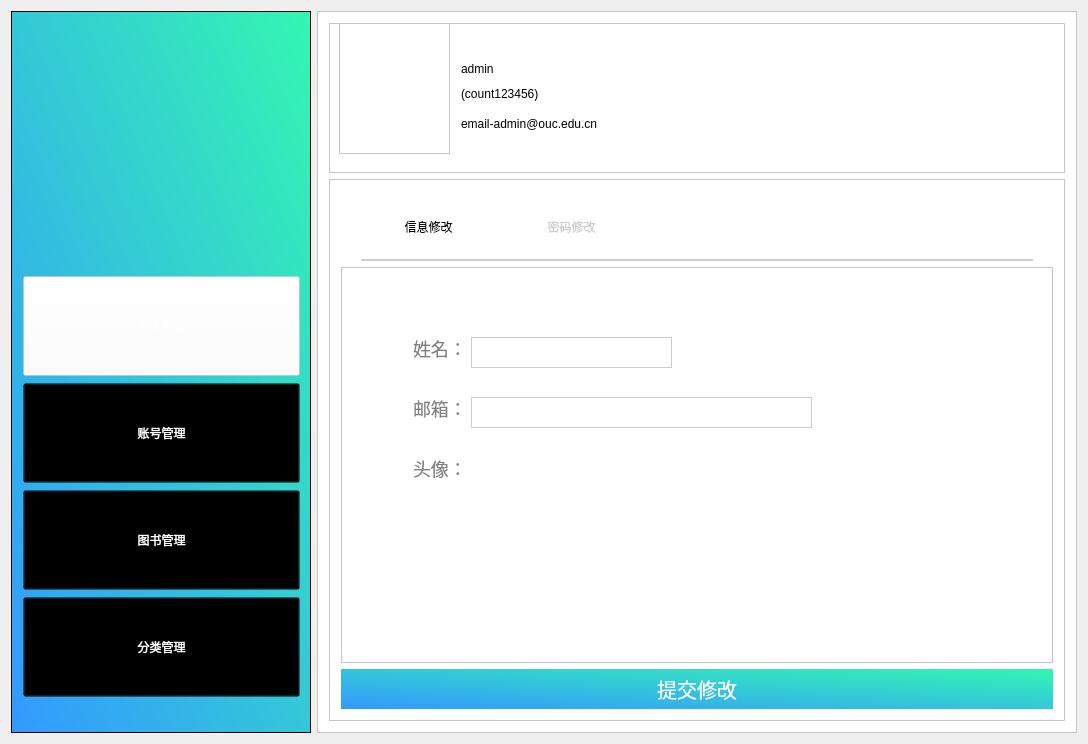
<?xml version="1.0" encoding="UTF-8"?>
<ui version="4.0">
 <class>admin_index</class>
 <widget class="QWidget" name="admin_index">
  <property name="geometry">
   <rect>
    <x>0</x>
    <y>0</y>
    <width>1088</width>
    <height>744</height>
   </rect>
  </property>
  <property name="windowTitle">
   <string>admin_index</string>
  </property>
  <layout class="QHBoxLayout" name="horizontalLayout">
   <item>
    <widget class="QFrame" name="frame">
     <property name="sizePolicy">
      <sizepolicy hsizetype="Fixed" vsizetype="Expanding">
       <horstretch>0</horstretch>
       <verstretch>0</verstretch>
      </sizepolicy>
     </property>
     <property name="minimumSize">
      <size>
       <width>300</width>
       <height>700</height>
      </size>
     </property>
     <property name="styleSheet">
      <string notr="true">
background-color: qlineargradient(spread:pad, x1:0, y1:1, x2:1, y2:0, stop:0 rgba(51, 153, 255,1), stop:1 rgba(52, 246, 177,1));</string>
     </property>
     <property name="frameShape">
      <enum>QFrame::StyledPanel</enum>
     </property>
     <property name="frameShadow">
      <enum>QFrame::Raised</enum>
     </property>
     <widget class="QFrame" name="frame_2">
      <property name="geometry">
       <rect>
        <x>70</x>
        <y>30</y>
        <width>171</width>
        <height>176</height>
       </rect>
      </property>
      <property name="minimumSize">
       <size>
        <width>0</width>
        <height>0</height>
       </size>
      </property>
      <property name="baseSize">
       <size>
        <width>0</width>
        <height>100</height>
       </size>
      </property>
      <property name="styleSheet">
       <string notr="true">image: url(:/Library/images/logo2.png);
background:transparent;</string>
      </property>
      <property name="frameShape">
       <enum>QFrame::StyledPanel</enum>
      </property>
      <property name="frameShadow">
       <enum>QFrame::Raised</enum>
      </property>
     </widget>
     <widget class="QFrame" name="frame_8">
      <property name="geometry">
       <rect>
        <x>0</x>
        <y>230</y>
        <width>301</width>
        <height>491</height>
       </rect>
      </property>
      <property name="styleSheet">
       <string notr="true">background:transparent;</string>
      </property>
      <property name="frameShape">
       <enum>QFrame::StyledPanel</enum>
      </property>
      <property name="frameShadow">
       <enum>QFrame::Raised</enum>
      </property>
      <layout class="QVBoxLayout" name="verticalLayout_6">
       <item>
        <layout class="QVBoxLayout" name="verticalLayout">
         <property name="spacing">
          <number>7</number>
         </property>
         <property name="sizeConstraint">
          <enum>QLayout::SetDefaultConstraint</enum>
         </property>
         <item>
          <widget class="QPushButton" name="btnPersonal">
           <property name="minimumSize">
            <size>
             <width>0</width>
             <height>100</height>
            </size>
           </property>
           <property name="styleSheet">
            <string notr="true">font: 12pt &quot;微软雅黑&quot;;
color:white;
background:transparent;
background-color:rgba(255,255,255,0.4);
cursor:pointer;</string>
           </property>
           <property name="text">
            <string>个人中心</string>
           </property>
          </widget>
         </item>
         <item>
          <widget class="QPushButton" name="btnInformationchange">
           <property name="minimumSize">
            <size>
             <width>0</width>
             <height>100</height>
            </size>
           </property>
           <property name="styleSheet">
            <string notr="true">font: 12pt &quot;微软雅黑&quot;;
color:white;
background:transparent;
cursor:pointer;</string>
           </property>
           <property name="text">
            <string>账号管理</string>
           </property>
          </widget>
         </item>
         <item>
          <widget class="QPushButton" name="btnSearchbook">
           <property name="minimumSize">
            <size>
             <width>0</width>
             <height>100</height>
            </size>
           </property>
           <property name="styleSheet">
            <string notr="true">font: 12pt &quot;微软雅黑&quot;;
color:white;
background:transparent;
cursor:pointer;</string>
           </property>
           <property name="text">
            <string>图书管理</string>
           </property>
          </widget>
         </item>
         <item>
          <widget class="QPushButton" name="pushButton">
           <property name="minimumSize">
            <size>
             <width>0</width>
             <height>100</height>
            </size>
           </property>
           <property name="styleSheet">
            <string notr="true">font: 12pt &quot;微软雅黑&quot;;
color:white;
background:transparent;
cursor:pointer;</string>
           </property>
           <property name="text">
            <string>分类管理</string>
           </property>
          </widget>
         </item>
        </layout>
       </item>
      </layout>
     </widget>
    </widget>
   </item>
   <item>
    <widget class="QFrame" name="frame_3">
     <property name="sizePolicy">
      <sizepolicy hsizetype="Expanding" vsizetype="Expanding">
       <horstretch>0</horstretch>
       <verstretch>0</verstretch>
      </sizepolicy>
     </property>
     <property name="styleSheet">
      <string notr="true">background:white;</string>
     </property>
     <property name="frameShape">
      <enum>QFrame::StyledPanel</enum>
     </property>
     <property name="frameShadow">
      <enum>QFrame::Raised</enum>
     </property>
     <layout class="QVBoxLayout" name="verticalLayout_3">
      <item>
       <widget class="QFrame" name="frame_4">
        <property name="sizePolicy">
         <sizepolicy hsizetype="Expanding" vsizetype="Fixed">
          <horstretch>0</horstretch>
          <verstretch>80</verstretch>
         </sizepolicy>
        </property>
        <property name="minimumSize">
         <size>
          <width>0</width>
          <height>100</height>
         </size>
        </property>
        <property name="maximumSize">
         <size>
          <width>16777215</width>
          <height>150</height>
         </size>
        </property>
        <property name="frameShape">
         <enum>QFrame::StyledPanel</enum>
        </property>
        <property name="frameShadow">
         <enum>QFrame::Raised</enum>
        </property>
        <widget class="QFrame" name="frameHead">
         <property name="geometry">
          <rect>
           <x>10</x>
           <y>0</y>
           <width>111</width>
           <height>131</height>
          </rect>
         </property>
         <property name="styleSheet">
          <string notr="true">image: url(:/Library/images/椭圆 1.png);</string>
         </property>
         <property name="frameShape">
          <enum>QFrame::StyledPanel</enum>
         </property>
         <property name="frameShadow">
          <enum>QFrame::Raised</enum>
         </property>
        </widget>
        <widget class="QLineEdit" name="etSname">
         <property name="geometry">
          <rect>
           <x>130</x>
           <y>20</y>
           <width>81</width>
           <height>51</height>
          </rect>
         </property>
         <property name="sizePolicy">
          <sizepolicy hsizetype="Fixed" vsizetype="Fixed">
           <horstretch>0</horstretch>
           <verstretch>0</verstretch>
          </sizepolicy>
         </property>
         <property name="styleSheet">
          <string notr="true">font: 14pt &quot;微软雅黑&quot;;
border-width:0;
border-style:outset;</string>
         </property>
         <property name="text">
          <string>admin</string>
         </property>
        </widget>
        <widget class="QLineEdit" name="etAnumber">
         <property name="geometry">
          <rect>
           <x>130</x>
           <y>60</y>
           <width>171</width>
           <height>21</height>
          </rect>
         </property>
         <property name="styleSheet">
          <string notr="true">border-width:0;
font: 10pt &quot;微软雅黑&quot;;
border-style:outset;</string>
         </property>
         <property name="text">
          <string>(count123456)</string>
         </property>
        </widget>
        <widget class="QLineEdit" name="etEmail">
         <property name="geometry">
          <rect>
           <x>130</x>
           <y>90</y>
           <width>271</width>
           <height>21</height>
          </rect>
         </property>
         <property name="styleSheet">
          <string notr="true">border-width:0;
font: 9pt &quot;微软雅黑&quot;;
border-style:outset;</string>
         </property>
         <property name="text">
          <string>email-admin@ouc.edu.cn</string>
         </property>
        </widget>
       </widget>
      </item>
      <item>
       <widget class="QFrame" name="frame_5">
        <property name="styleSheet">
         <string notr="true">background:white;</string>
        </property>
        <property name="frameShape">
         <enum>QFrame::StyledPanel</enum>
        </property>
        <property name="frameShadow">
         <enum>QFrame::Raised</enum>
        </property>
        <layout class="QVBoxLayout" name="verticalLayout_4">
         <item>
          <widget class="QFrame" name="frame_6">
           <property name="sizePolicy">
            <sizepolicy hsizetype="Preferred" vsizetype="Maximum">
             <horstretch>0</horstretch>
             <verstretch>0</verstretch>
            </sizepolicy>
           </property>
           <property name="maximumSize">
            <size>
             <width>16777215</width>
             <height>70</height>
            </size>
           </property>
           <property name="styleSheet">
            <string notr="true">border:2px solid #cccccc;
font: 14pt &quot;微软雅黑&quot;;
border-top:0;
border-left:0;
border-right:0;
margin-left:20px;
margin-right:20px;</string>
           </property>
           <property name="frameShape">
            <enum>QFrame::StyledPanel</enum>
           </property>
           <property name="frameShadow">
            <enum>QFrame::Raised</enum>
           </property>
           <widget class="QPushButton" name="pushButton_6">
            <property name="geometry">
             <rect>
              <x>22</x>
              <y>10</y>
              <width>131</width>
              <height>51</height>
             </rect>
            </property>
            <property name="styleSheet">
             <string notr="true">border:none;
</string>
            </property>
            <property name="text">
             <string>信息修改</string>
            </property>
           </widget>
           <widget class="QPushButton" name="pushButton_7">
            <property name="geometry">
             <rect>
              <x>160</x>
              <y>10</y>
              <width>141</width>
              <height>51</height>
             </rect>
            </property>
            <property name="styleSheet">
             <string notr="true">border:none;
color:#CCCCCC;
font-family:&quot;微软雅黑&quot;;</string>
            </property>
            <property name="text">
             <string>密码修改</string>
            </property>
           </widget>
          </widget>
         </item>
         <item>
          <widget class="QFrame" name="frame_7">
           <property name="frameShape">
            <enum>QFrame::StyledPanel</enum>
           </property>
           <property name="frameShadow">
            <enum>QFrame::Raised</enum>
           </property>
           <widget class="QLineEdit" name="lineEdit">
            <property name="geometry">
             <rect>
              <x>70</x>
              <y>70</y>
              <width>61</width>
              <height>31</height>
             </rect>
            </property>
            <property name="styleSheet">
             <string notr="true">color:#808080;
border:none;
font-size:18px;
font-family:&quot;微软雅黑&quot;;
text-align:left;</string>
            </property>
            <property name="text">
             <string>姓名：</string>
            </property>
           </widget>
           <widget class="QLineEdit" name="lineEdit_13">
            <property name="geometry">
             <rect>
              <x>70</x>
              <y>130</y>
              <width>61</width>
              <height>31</height>
             </rect>
            </property>
            <property name="styleSheet">
             <string notr="true">color:#808080;
border:none;
font-size:18px;
font-family:&quot;微软雅黑&quot;;
text-align:left;</string>
            </property>
            <property name="text">
             <string>邮箱：</string>
            </property>
           </widget>
           <widget class="QLineEdit" name="lineEdit_14">
            <property name="geometry">
             <rect>
              <x>70</x>
              <y>190</y>
              <width>61</width>
              <height>31</height>
             </rect>
            </property>
            <property name="styleSheet">
             <string notr="true">color:#808080;
border:none;
font-size:18px;
font-family:&quot;微软雅黑&quot;;
text-align:left;</string>
            </property>
            <property name="text">
             <string>头像：</string>
            </property>
           </widget>
           <widget class="QLineEdit" name="lineEdit_15">
            <property name="geometry">
             <rect>
              <x>130</x>
              <y>70</y>
              <width>201</width>
              <height>31</height>
             </rect>
            </property>
            <property name="styleSheet">
             <string notr="true">border:1px solid #cccccc;
font-size:18px;
font-family:&quot;微软雅黑&quot;;
text-align:left;</string>
            </property>
            <property name="text">
             <string/>
            </property>
           </widget>
           <widget class="QLineEdit" name="lineEdit_18">
            <property name="geometry">
             <rect>
              <x>130</x>
              <y>130</y>
              <width>341</width>
              <height>31</height>
             </rect>
            </property>
            <property name="styleSheet">
             <string notr="true">color:#808080;
border:1px solid #cccccc;
font-size:18px;
font-family:&quot;微软雅黑&quot;;
text-align:left;</string>
            </property>
           </widget>
          </widget>
         </item>
         <item>
          <widget class="QPushButton" name="pushButton_9">
           <property name="sizePolicy">
            <sizepolicy hsizetype="Expanding" vsizetype="Fixed">
             <horstretch>0</horstretch>
             <verstretch>0</verstretch>
            </sizepolicy>
           </property>
           <property name="styleSheet">
            <string notr="true">color:white;
border:none;
font-size:20px;
font-family:&quot;微软雅黑&quot;;
background-color: qlineargradient(spread:pad, x1:0, y1:1, x2:1, y2:0, stop:0 rgba(51, 153, 255,1), stop:1 rgba(52, 246, 177,1));
padding-top:5;
padding-bottom:5;</string>
           </property>
           <property name="text">
            <string>提交修改</string>
           </property>
          </widget>
         </item>
        </layout>
       </widget>
      </item>
     </layout>
    </widget>
   </item>
  </layout>
 </widget>
 <layoutdefault spacing="6" margin="11"/>
 <resources>
  <include location="library.qrc"/>
 </resources>
 <connections/>
</ui>
